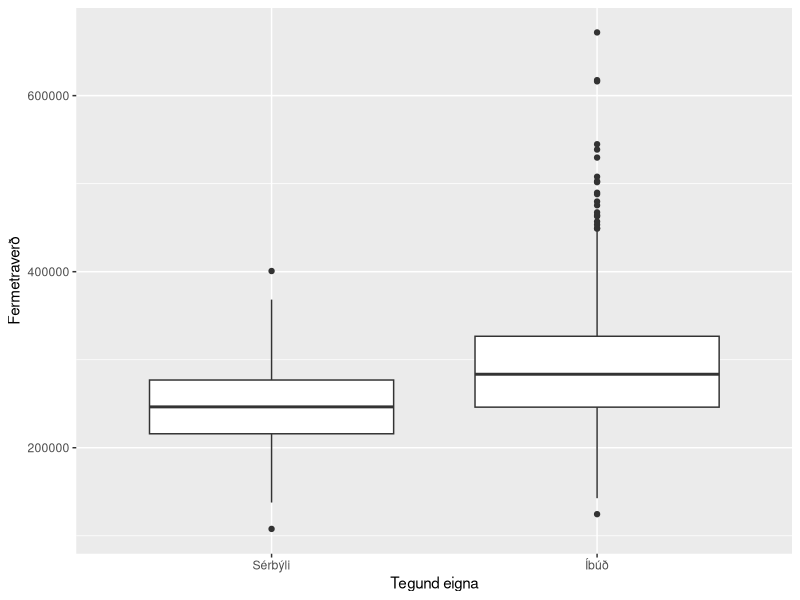
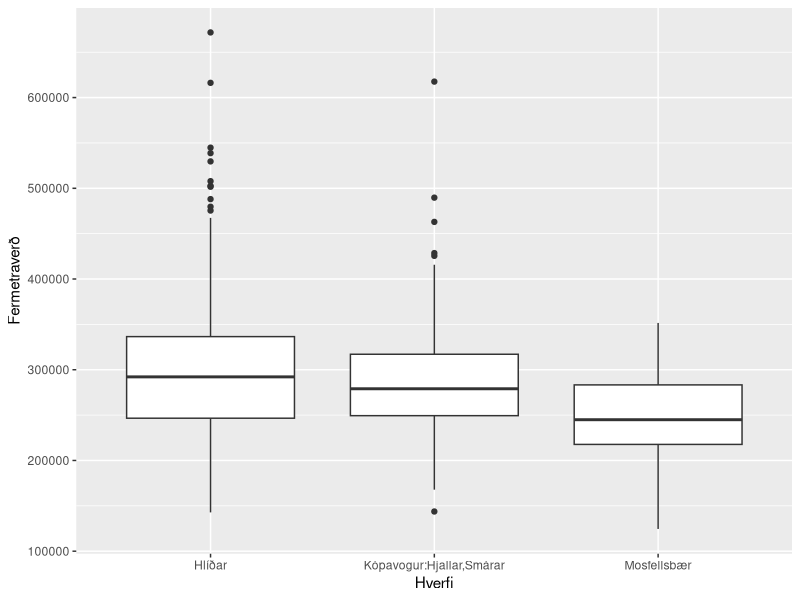
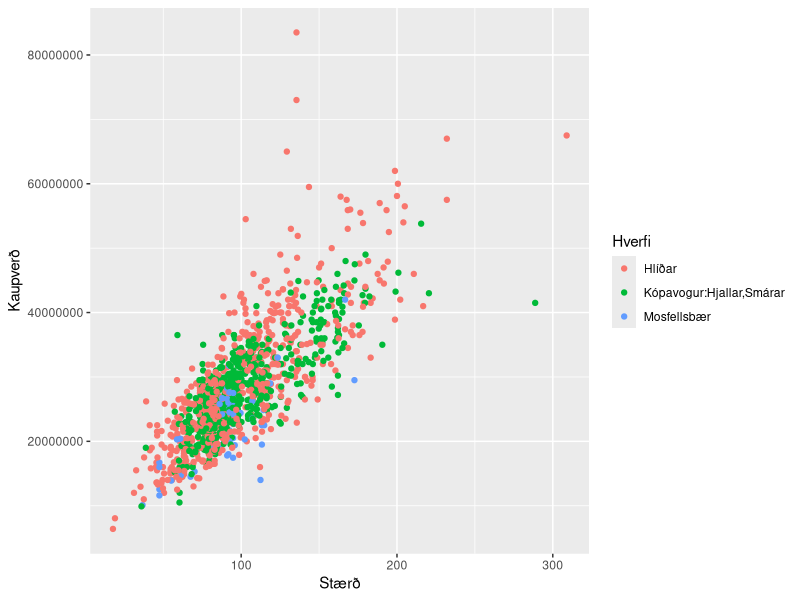

These charts were generated, in order, by the following R code:
## ---- chunk 1
knitr::opts_chunk$set(echo = TRUE)
options(warn=-1)
options(scipen=999)
library(utf8)
library(ggplot2)
library(forcats)
library(dplyr)
options(warn=-1)
## ---- chunk 2
ov <- read.table("husnaedisverd_2017.csv", header=TRUE, sep=";")
## ---- chunk 3
ov$kaupverd = ov$kaupverd*1000
## ---- chunk 4
ov$fermetraverd = ov$kaupverd/ov$birtm2
## ---- chunk 5
ov$teg_eign_groft <- forcats::fct_recode(ov$teg_eign, Sérbýli="Einbýlishús", Sérbýli="Parhús", Sérbýli="Raðhús", Íbúð="Íbúðareign")
## ---- chunk 6
hverfi <- c(80,330,800)
rvk <- dplyr::filter(ov, matssvaedi%in%hverfi)
## ---- chunk 7
rvk$matssvaedi[rvk$matssvaedi == 80] = "Hlíðar"
rvk$matssvaedi[rvk$matssvaedi == 330] = "Kópavogur:Hjallar,Smárar"
rvk$matssvaedi[rvk$matssvaedi == 800] = "Mosfellsbær"
rvk$matssvaedi = factor(rvk$matssvaedi, levels=c("Hlíðar","Kópavogur:Hjallar,Smárar","Mosfellsbær"))
## ---- chunk 8
set.seed(19)
rvk %>% 
  group_by(matssvaedi) %>%
  sample_n(size = 100) -> urtak1
## ---- chunk 9
tafla <- prop.table(table(rvk$matssvaedi, rvk$teg_eign_groft))
## ---- chunk 10
ki_kvadrat <- chisq.test(tafla)
ki_kvadrat
## ---- chunk 11
ki_kvadrat$expected
## ---- chunk 12
ggplot(data=rvk, aes(x=teg_eign_groft, y=fermetraverd)) + geom_boxplot() + xlab("Tegund eigna") + ylab("Fermetraverð")
## ---- chunk 13

## ---- chunk 14

## ---- chunk 15
ggplot(data=filter(rvk, teg_eign_groft=="Íbúð"),aes(x=matssvaedi, y=fermetraverd)) + geom_boxplot() + xlab("Hverfi") + ylab("Fermetraverð")
## ---- chunk 16

## ---- chunk 17
ggplot(data=filter(rvk, teg_eign_groft == "Íbúð"), aes(x=birtm2, y=kaupverd, color=matssvaedi)) + geom_point() + labs(x = "Stærð", y = "Kaupverð", color="Hverfi")
## ---- chunk 18

